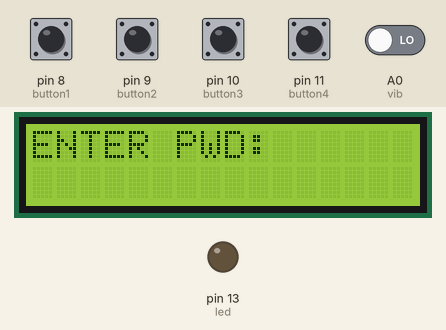
Bench run of a sketch on a simulated Arduino Mega 2560, built with avr-gcc and run on an emulated ATmega2560. Shown: 16×2 character LCD, output pins drawn as LEDs (lit = HIGH). Inputs (shaded band) come from the test bench; at power-on: A0 (vib), pin 8 (button1), pin 9 (button2), pin 10 (button3), pin 11 (button4) LOW. WiFi joins after 1.5 s; servers stay silent unless stated; pins used as bus, display or sensor lines are not drawn; what the sketch prints to the serial monitor is not drawn.

Above: at 7.9 s.
8.0 s: pin 8 (button1) pulled HIGH for 0.15 s
At 8.4 s:
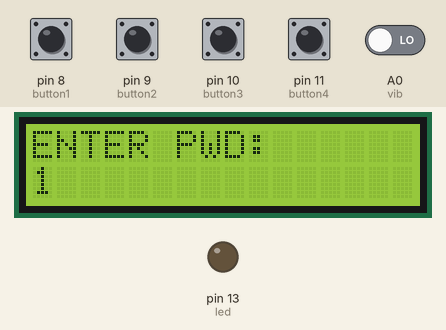
9.6 s: pin 9 (button2) pulled HIGH for 0.15 s
At 10.6 s:
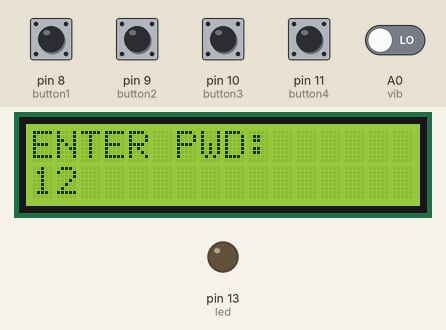
11.2 s: pin 10 (button3) pulled HIGH for 0.15 s
At 12.4 s:
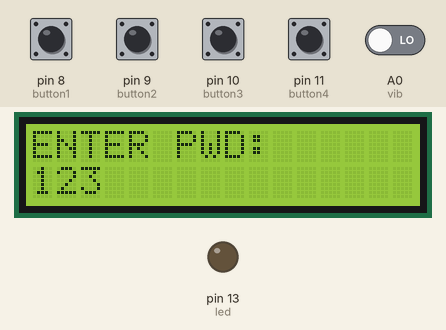
12.8 s: pin 11 (button4) pulled HIGH for 0.15 s
At 14.1 s:
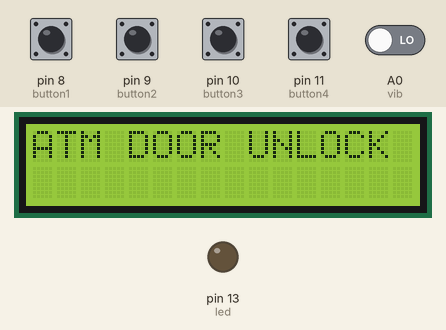
Timing chart, 0 to 15.8 s (numbered marks = the images above; inputs shaded):
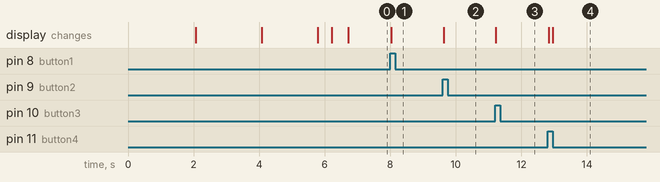

The sketch:

ATM_SECURITY.ino
```cpp
#include <SoftwareSerial.h>
#include<LiquidCrystal.h>
#include "WiFiEsp.h"
#include<String.h>
#include<stdlib.h>

#ifndef HAVE_HWSERIAL1
#include "SoftwareSerial.h"
SoftwareSerial Serial1(12, 13); // RX, TX
#endif

int iron = 0;

int flag = 0;
int i=0,j=0,k=0,l=0;
LiquidCrystal lcd (2,3,4,5,6,7); //rs e d4 d5 d6 d7

//SoftwareSerial SIM900(12,13);
#define led 13
/*#define p1 8
#define p2 9
#define p3 10
#define p4 11
*/
#define button1 8
#define button2 9
#define button3 10
#define button4 11
const int xpin = A6;                  // x-axis of the accelerometer
#define m1 A2
#define m2 A3
#define buzzer 5
#define vib A0

#define metal A1
char v,m;

char pass2[5] = "\0";
char pass1[5] = "1234";
char ssid[] = "project12";            // your network SSID (name)
char pass[] = "project123456";        // your network password
int status = WL_IDLE_STATUS;     // the Wifi radio's status

char server[] = "projectsiot.xyz";
char server1[] = "sms.scubedigi.com";

String A = "GET /IoTProjects/ATMSecurity/upload.php?a=";
String Z = " HTTP/1.1";
String msg = "GET /api.&to=";
// "GET /api.php?username=Mydreamacd&password=M&to=&from=MYDREM&message=WELCOME%20MESSAGE HTTP/1.1"
String iot = "\0";
String bulk = "\0";

// Initialize the Ethernet client object
WiFiEspClient client;


void beep(void)
{
  digitalWrite(buzzer, HIGH);
  delay(700);
  digitalWrite(buzzer, LOW);
  delay(100);
}

void setup() {
           // enable debug serial
  Serial.begin(9600);
//   SIM900.begin(9600);
   Serial.println(" WELCOME ");
   Serial.println(" ....... ");
/*    pinMode(p1,INPUT);
    pinMode(p2,INPUT);
     pinMode(p3,INPUT);
      pinMode(p4,INPUT);
  */
pinMode(button1,INPUT);
pinMode(button2,INPUT);
pinMode(button3,INPUT);
pinMode(button4,INPUT);

      pinMode(vib,INPUT);

      pinMode(metal,INPUT);
  pinMode(led, OUTPUT);
  pinMode(buzzer, OUTPUT);
    lcd.begin(16,2);
        lcd.clear();
        lcd.setCursor(4,0);
        lcd.print("WELCOME");
        lcd.setCursor(0,1);
        lcd.print("..............");
      delay(2000);
        lcd.clear();
        lcd.setCursor(0,0);
        lcd.print("****ATM THEFT***");
        lcd.setCursor(5,1);
        lcd.print("ALERT");

       delay(2000);

  Serial1.begin(9600);
  // initialize ESP module
  WiFi.init(&Serial1);


  // check for the presence of the shield
  if (WiFi.status() == WL_NO_SHIELD) {
    Serial.println(F("WiFi shield not present"));
    // don't continue
      lcd.clear();
    lcd.setCursor(0,0);
    lcd.print("WIFI NT DETECTED");
    lcd.setCursor(0,1);
    lcd.print("PLEASE CHECK....");
  delay(200);
    //while (true);
  }

  // attempt to connect to WiFi network
  while ( status != WL_CONNECTED) {
    Serial.print(F("Attempting to connect to WPA SSID: "));
    Serial.println(ssid);
      lcd.clear();
    lcd.setCursor(0,0);
    lcd.print(" CONNECTING TO  ");
    lcd.setCursor(3,1);
    lcd.print(ssid);
  delay(200);
    // Connect to WPA/WPA2 network
    status = WiFi.begin(ssid, pass);
  }
    lcd.clear();
    lcd.setCursor(0,0);
    lcd.print("SERVER INIT");
    lcd.setCursor(3,1);
    lcd.print(".................");
  delay(200);
  // you're connected now, so print out the data
  Serial.println(F("You're connected to the network"));

    Serial.println(F("sending data ---1 "));
    Serial.println(F("Starting connection to server..."));
    // if you get a connection, report back via serial
    if (client.connect(server, 80)) {
      Serial.println(F("Connected to server"));
      // Make a HTTP request
      client.println("GET /IoTProjects/ATMSecurity/upload.php?a=U HTTP/1.1");
      client.println("Host: projectsiot.xyz");
      //client.println("Connection: close");
      client.println();
    }
  //  client.flush();
    // client.stop();

    lcd.clear();
    lcd.setCursor(0,0);
    lcd.print("SERVER INIT");
    lcd.setCursor(3,1);
    lcd.print("done");
  delay(500);
Serial.println(F("PLEASE SHOW CARD "));


    lcd.clear();

    lcd.setCursor(0,0);
    lcd.print("ENTER PWD:        ");
    lcd.setCursor(0,1);
    lcd.print("                    ");
  i=0;
}

// ====================================================================== loop
void loop()
{

while(i<4)
{
  if (digitalRead(button1) == HIGH)
  {
      Serial.println("BUTTON --1");
    pass2[i]='1';
    lcd.setCursor(i,1);
    lcd.print(pass2[i]);
    i++;
    delay(100);
    while(digitalRead(button1)==HIGH);
  }
  else if (digitalRead(button2) == HIGH)
  {
      Serial.println("BUTTON --2");
    pass2[i]='2';
    lcd.setCursor(i,1);
    lcd.print(pass2[i]);
    i++;
    delay(100);
    while(digitalRead(button2)==HIGH);
  }
   else if (digitalRead(button3) == HIGH)
  {
      Serial.println("BUTTON --3");
    pass2[i]='3';
    lcd.setCursor(i,1);
    lcd.print(pass2[i]);
    i++;
    delay(100);
    while(digitalRead(button3)==HIGH);
  }
  else if (digitalRead(button4) == HIGH)
  {
      Serial.println("BUTTON --4");
    pass2[i]='4';
    lcd.setCursor(i,1);
    lcd.print(pass2[i]);
    i++;
    delay(100);
    while(digitalRead(button4)==HIGH);
  }


    pass2[4] = '\0';
  Serial.print(F("enterred password = ")); Serial.println(pass2);
 // i = 0;
}
   if(strcmp(pass2,pass1)==0)
  {    lcd.setCursor(0,0);
          lcd.print("ATM DOOR UNLOCK");

         lcd.setCursor(0,1);
          lcd.print("                 ");

      open_door();

            delay(2500);
            while(1)
            {
    check();
            }
      //    flag=1;
  }
  else
  {
       lcd.setCursor(0,0);
          lcd.print("Enter PWD:       ");

         lcd.setCursor(0,1);
          lcd.print("                 ");
            delay(2500);
      i=0;
  }


 delay(1000);
}//loop

void open_door()
{
 // lcd.setCursor(11,1);
 // lcd.print("O");
  Serial.println("Door Open");
  digitalWrite(m1,LOW);
  digitalWrite(m2,HIGH);
  delay(5000);
//  Serial.println("HALT");
  digitalWrite(m1,LOW);
  digitalWrite(m2,LOW);
  delay(7000);
//  Serial.println("Gate Close");
}

void close_door()
{
    Serial.println("Door Closed");
    digitalWrite(m1,HIGH);
  digitalWrite(m2,LOW);
  delay(5000);
  //lcd.setCursor(11,1);
 // lcd.print("C");
//  Serial.println("HALT");
  digitalWrite(m1,LOW);
  digitalWrite(m2,LOW);

}

void check(void)
{
   v='N';
        m='N';
iron = analogRead(metal);

Serial.println("vib = " +String(vib));
Serial.println("metal = " +String(iron));


      if(digitalRead(vib)==LOW)
       {   Serial.println("THEFT ALERT");

       lcd.setCursor(0,0);
       lcd.print("ATM MOVEMENT");

       lcd.setCursor(0,1);
       lcd.print("               ");
       delay(1500);
       close_door();
       beep();
       lcd.setCursor(0,1);
       lcd.print("ATM DOOR LOCK  ");delay(1500);
       v='Y';
       }

       else if(iron > 300)
       {   Serial.println("bomb ALERT");

       lcd.setCursor(0,0);
       lcd.print("METAL DETECTED ");

       lcd.setCursor(0,1);
       lcd.print("               ");
       delay(1500);
       close_door();
       beep();
       lcd.setCursor(0,1);
       lcd.print("ATM DOOR LOCK  ");delay(1500);
       m='Y';
       }
       else
       {
        v='N';
        m='N';
        delay(100);

        }

   //iot = A+v+"&b="+m+Z;

       Serial.println(A+m+"&b="+v+Z);
       // sndit ();
 // ************************************************
  // if the server's disconnected, stop the client
  if (!client.connected()) {
    Serial.println(F("Disconnecting from server..."));
    client.stop();

    // do nothing forevermore
    //while (true);
  }
  //client.stop();
  //client.flush();

//  for (int x = 0; x < 2; x++)
//  {
//    delay(1000);
//    Serial.println(x, DEC);
//  }
  Serial.println(F("Starting connection to server..."));
  // if you get a connection, report back via serial
  if (client.connect(server, 80)) {
    Serial.println(F("Connected to server"));
    // Make a HTTP request

    //client.println("GET /IoTProjects/TollBooth/tollbooth.php?a=A&b=5&c=6&d=3 HTTP/1.1");

    client.println(A+m+"&b="+v+Z);

    client.println("Host: projectsiot.xyz");
    //client.println("Connection: close");
    client.println();
  }
    client.stop();

}
```

Measured:
- after the input at 8.0 s, the display: changes at once (image 1)
- after the input at 9.6 s, the display: changes at once (image 2)
- after the input at 11.2 s, the display: changes at once (image 3)
- after the input at 12.8 s, the display: first changes at once (image 4 shows a later state)
